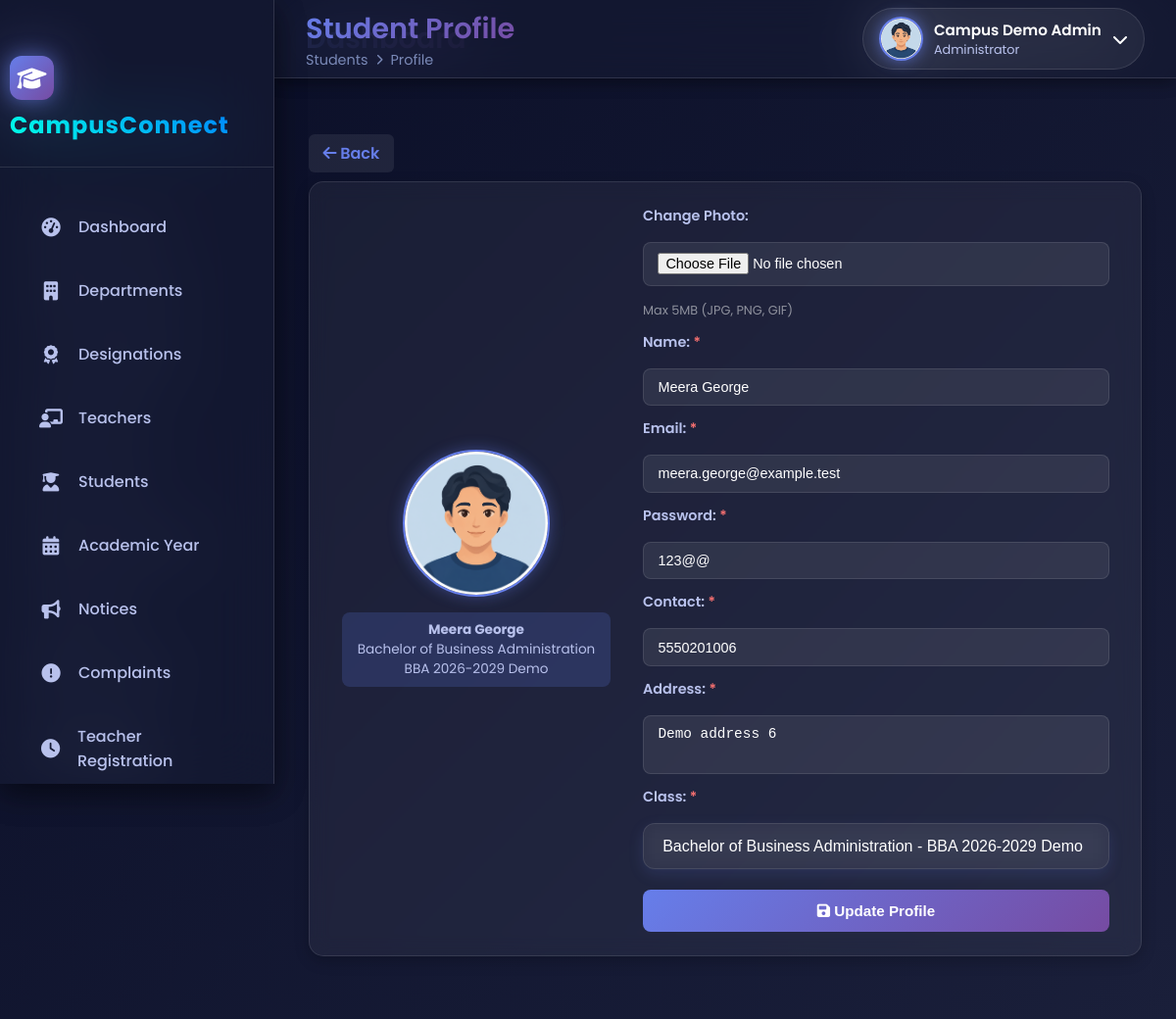
Page /Admin/StudentProfileAdmin.php?student_id=6&department_id=2&return_url=ViewStudents.php?class_id=2&department_id=2 (signed in) on the committed database.
### tables this page shows
CREATE TABLE `tbl_student` (
  `student_id` int(11) NOT NULL,
  `student_name` varchar(100) NOT NULL,
  `student_email` varchar(100) NOT NULL,
  `student_contact` varchar(15) DEFAULT NULL,
  `student_address` text DEFAULT NULL,
  `student_photo` varchar(255) DEFAULT NULL,
  `student_gender` enum('Male','Female') NOT NULL,
  `student_password` varchar(255) NOT NULL,
  `class_id` int(11) NOT NULL,
  `is_active` tinyint(1) NOT NULL DEFAULT 1
);

CREATE TABLE `tbl_course` (
  `course_id` int(11) NOT NULL,
  `course_name` varchar(100) NOT NULL,
  `department_id` int(11) NOT NULL,
  `course_years` int(11) NOT NULL,
  `total_semesters` int(11) NOT NULL
);

CREATE TABLE `tbl_class` (
  `class_id` int(11) NOT NULL,
  `class_name` varchar(100) NOT NULL,
  `course_id` int(11) NOT NULL,
  `semester_id` int(11) NOT NULL,
  `acyear_id` int(11) NOT NULL,
  `teacher_id` int(11) DEFAULT NULL,
  `is_completed` tinyint(1) NOT NULL DEFAULT 0
);

### Admin/StudentProfileAdmin.php (the view, shortened to what this page needs)
<?php
include("../Includes/AdminHeader.php");
$return_url = $_GET['return_url'] ?? 'AdminHome.php';
$student_id = (int)$_GET['student_id'];
$studentQry = "
    SELECT s.*, cl.course_id, cl.class_name, c.course_name
    FROM tbl_student s
    JOIN tbl_class cl ON s.class_id = cl.class_id
    JOIN tbl_course c ON cl.course_id = c.course_id
    WHERE s.student_id='$student_id'
";
$studentRes = mysqli_query($con, $studentQry);
$student = mysqli_fetch_assoc($studentRes);
$student_photo_filename = 'default.png';
if(!empty($student['student_photo']) && $student['student_photo'] !== 'default.png') {
    $check_student_photo = "../Assets/Files/Student/" . $student['student_photo'];
    if(file_exists($check_student_photo)) {
        $student_photo_filename = $student['student_photo'];
    } else {
        $student_photo_filename = 'default.png';
    }
} else {
    $student_photo_filename = 'default.png';
}
$student_display_photo = "../Assets/Files/Student/" . $student_photo_filename;
$classRes = mysqli_query($con, "
    SELECT cl.*, c.course_name
    FROM tbl_class cl
    JOIN tbl_course c ON cl.course_id = c.course_id
    WHERE cl.course_id = '{$student['course_id']}'
      AND cl.is_completed = 0
    ORDER BY cl.class_name ASC
");
$page_title = "Student Profile";
$breadcrumb = '<span>Students</span> <i class="fas fa-chevron-right"></i> <span>Profile</span>';
include("../Includes/Header.php");
include("../Includes/Sidebar.php");
?>
<div class="main-content">
  <div class="profile-section">
    <div class="back-button">
      <a href="<?php echo htmlspecialchars($return_url); ?>"><i class="fas fa-arrow-left"></i> Back</a>
    </div>
    <div class="profile-card-fixed">
      <div class="profile-image-fixed">
        <img src="<?= $student_display_photo ?>?v=<?= time() ?>" id="studentPhotoPreview" alt="<?= htmlspecialchars($student['student_name']) ?>">
        <div class="student-info-badge">
          <strong><?= htmlspecialchars($student['student_name']) ?></strong><br>
          <?= htmlspecialchars($student['course_name']) ?><br>
          <?= htmlspecialchars($student['class_name']) ?>
        </div>
      </div>
      <div class="profile-form-fixed">
        <form method="post" enctype="multipart/form-data" id="studentProfileForm" accept-charset="UTF-8">
          <label for="student_photo">Change Photo:</label>
          <input type="file" name="student_photo" id="student_photo" accept="image/jpeg,image/jpg,image/png,image/gif">
          <span class="file-hint" id="fileNameDisplay">Max 5MB (JPG, PNG, GIF)</span>
          <label for="student_name">Name: <span style="color:#f87171;">*</span></label>
          <input type="text" name="student_name" id="student_name" value="<?=htmlspecialchars($student['student_name'])?>" required>
          <label for="student_email">Email: <span style="color:#f87171;">*</span></label>
          <input type="email" name="student_email" id="student_email" value="<?=htmlspecialchars($student['student_email'])?>" required>
          <label for="student_password">Password: <span style="color:#f87171;">*</span></label>
          <input type="text" name="student_password" id="student_password" value="<?=htmlspecialchars($student['student_password'])?>" required>
          <label for="student_contact">Contact: <span style="color:#f87171;">*</span></label>
          <input type="text" name="student_contact" id="student_contact" value="<?=htmlspecialchars($student['student_contact'])?>" pattern="[0-9]{10}" maxlength="10" required>
          <label for="student_address">Address: <span style="color:#f87171;">*</span></label>
          <textarea name="student_address" id="student_address" required><?=htmlspecialchars($student['student_address'])?></textarea>
          <label for="class_id">Class: <span style="color:#f87171;">*</span></label>
          <select name="class_id" id="class_id" required>
            <?php
            mysqli_data_seek($classRes, 0);
            while($cl = mysqli_fetch_assoc($classRes)):
            ?>
              <option value="<?=$cl['class_id']?>" <?=($cl['class_id']==$student['class_id'])?'selected':''?>>
                <?=htmlspecialchars($cl['course_name']." - ".$cl['class_name'])?>
              </option>
            <?php endwhile; ?>
          </select>
          <button type="submit" name="btn_update"><i class="fas fa-save"></i> Update Profile</button>
        </form>
      </div>
    </div>
  </div>
</div>
</body>
</html>

### Includes/AdminHeader.php (shortened to what this page needs)
<?php
$user_name  = 'Administrator';
$user_role  = 'Administrator';
if(isset($_SESSION['admin_id'])) {
    $uid = $_SESSION['admin_id'];
    $qry = "SELECT admin_name AS name, admin_photo AS photo
            FROM tbl_admin WHERE admin_id='$uid'";
    $res = $con->query($qry);
    if($res && $row = $res->fetch_assoc()) {
        $user_name = $row['name'];
    }
}
?>
<!DOCTYPE html>
<html lang="en">
<head>
<link rel="stylesheet" href="https://cdnjs.cloudflare.com/ajax/libs/font-awesome/6.4.0/css/all.min.css">
<link rel="stylesheet" href="../Assets/CSS/universal.css">
</head>
<body>
<div class="animated-gradient-bg"></div>
<div id="particles-background"></div>
<header class="main-header">
    <div class="header-left">
        <div class="header-title">
            <h1><?php echo $page_title ?? 'Dashboard'; ?></h1>
        </div>
    </div>
    <div class="header-right">
        <div class="user-profile" id="profileTrigger">
            <div class="user-info">
                <h4><?php echo htmlspecialchars($user_name); ?></h4>
                <p><?php echo htmlspecialchars($user_role); ?></p>
            </div>
            <i class="fas fa-chevron-down"></i>
        </div>
    </div>
</header>
</body>
</html>

### Includes/Header.php (shortened to what this page needs)
<?php
$user_name  = 'Guest';
$user_role  = 'User';
$photo_path = "../Assets/Files/Admin/default.png";
if(isset($_SESSION['admin_id'])) {
    $uid = $_SESSION['admin_id'];
    $user_role = 'Administrator';
    $qry = "SELECT admin_name AS name, admin_photo AS photo FROM tbl_admin WHERE admin_id='$uid'";
    $res = $con->query($qry);
    if($res && $row = $res->fetch_assoc()){
        $user_name = $row['name'];
        $photo = $row['photo'] ?: 'default.png';
        $photo_path = "../Assets/Files/Admin/" . $photo;
    }
}
?>
<!DOCTYPE html>
<html lang="en">
<head>
<link rel="stylesheet" href="https://cdnjs.cloudflare.com/ajax/libs/font-awesome/6.4.0/css/all.min.css">
<link rel="stylesheet" href="../Assets/CSS/universal.css">
</head>
<body>
<div class="animated-gradient-bg"></div>
<div id="particles-background"></div>
<header class="main-header">
    <div class="header-left">
        <div class="header-title">
            <h1><?php echo $page_title ?? 'Dashboard'; ?></h1>
            <?php if(isset($breadcrumb)): ?>
                <div class="breadcrumb"><?php echo $breadcrumb; ?></div>
            <?php endif; ?>
        </div>
    </div>
    <div class="header-right">
        <div class="user-profile" id="profileTrigger">
            <img src="<?php echo htmlspecialchars($photo_path); ?>" alt="User" class="user-avatar">
            <div class="user-info">
                <h4><?php echo htmlspecialchars($user_name); ?></h4>
                <p><?php echo htmlspecialchars($user_role); ?></p>
            </div>
            <i class="fas fa-chevron-down"></i>
        </div>
    </div>
</header>

### Assets/CSS/universal.css (style rules this page uses)
:root { --gradient-1: #667eea; --gradient-2: #764ba2; --gradient-3: #f093fb; --primary-bg: #0a0e27; --secondary-bg: #151932; --card-bg: rgba(21, 25, 50, 0.7); --glass-bg: rgba(21, 25, 50, 0.6); --hover-bg: rgba(102, 126, 234, 0.1); --text-primary: #ffffff; --text-secondary: #b8c1ec; --text-muted: #7b8ab8; --border-glass: rgba(255, 255, 255, 0.1); --glow-primary: rgba(102, 126, 234, 0.6); --glow-secondary: rgba(118, 75, 162, 0.6); --shadow-sm: 0 5px 15px rgba(0, 0, 0, 0.2); --shadow-md: 0 10px 30px rgba(0, 0, 0, 0.3); --shadow-lg: 0 20px 60px rgba(0, 0, 0, 0.4); --success: #10b981; --warning: #f59e0b; --error: #ef4444; --info: #3b82f6; --transition-fast: 0.2s ease; --transition-normal: 0.3s ease; --transition-slow: 0.5s ease; --transition-bounce: cubic-bezier(0.68, -0.55, 0.265, 1.55); }
* { margin: 0; padding: 0; box-sizing: border-box; }
body { font-family: 'Poppins', sans-serif; background: var(--primary-bg); color: var(--text-primary); overflow-x: hidden; transition: background var(--transition-normal), color var(--transition-normal); }
a { text-decoration: none; color: inherit; }
#particles-background { position: fixed; top: 0; left: 0; width: 100%; height: 100%; z-index: -1; opacity: 0.4; }
.animated-gradient-bg { position: fixed; top: 0; left: 0; width: 100%; height: 100%; z-index: -2; background: linear-gradient(135deg, var(--primary-bg) 0%, #1a1f3a 25%, #2a1a40 50%, #1a1f3a 75%, var(--primary-bg) 100%); background-size: 400% 400%; animation: gradientShift 15s ease infinite; }
.main-header { position: fixed; top: 0; left: 280px; right: 0; height: 80px; background: var(--glass-bg); backdrop-filter: blur(30px); border-bottom: 1px solid var(--border-glass); display: flex; align-items: center; justify-content: space-between; padding: 0 2rem; z-index: 999; transition: all var(--transition-normal); box-shadow: var(--shadow-sm); }
.header-left { display: flex; align-items: center; gap: 1.5rem; }
.header-title h1 { font-size: 1.8rem; font-weight: 600; background: linear-gradient(135deg, var(--gradient-1), var(--gradient-2)); -webkit-background-clip: text; -webkit-text-fill-color: transparent; }
.breadcrumb { display: flex; align-items: center; gap: 0.5rem; color: var(--text-muted); font-size: 0.9rem; }
.breadcrumb i { font-size: 0.7rem; }
.header-right { display: flex; align-items: center; gap: 2rem; }
.user-profile { display: flex; align-items: center; gap: 1rem; padding: 0.5rem 1rem; background: rgba(255, 255, 255, 0.05); border: 1px solid var(--border-glass); border-radius: 50px; cursor: pointer; transition: all var(--transition-normal); }
.user-avatar { width: 45px; height: 45px; border-radius: 50%; border: 2px solid var(--gradient-1); overflow: hidden; box-shadow: 0 0 15px var(--glow-primary); }
.user-info h4 { font-size: 0.95rem; font-weight: 600; margin-bottom: 0.2rem; }
.user-info p { font-size: 0.8rem; color: var(--text-muted); }
.main-content { margin-left: 280px; margin-top: 80px; padding: 2rem; min-height: calc(100vh - 80px); transition: margin-left var(--transition-normal); }
select, .form-select { background: rgba(255, 255, 255, 0.05) !important; color: var(--text-primary) !important; border: 1px solid var(--border-glass) !important; padding: 0.9rem 1.2rem !important; border-radius: 12px !important; font-size: 1rem !important; appearance: none !important; cursor: pointer; transition: all 0.3s ease; }
select option { background: var(--secondary-bg) !important; color: var(--text-primary) !important; padding: 10px !important; border: none !important; }
select option:hover, select option:checked, select option:focus { background: var(--gradient-1) !important; color: #fff !important; }
select { background: rgba(255, 255, 255, 0.05) !important; border: 1px solid var(--border-glass) !important; color: var(--text-primary) !important; padding: 10px 14px; border-radius: 12px !important; box-shadow: 0 5px 15px rgba(102, 126, 234, 0.15); transition: all 0.3s var(--transition-bounce); backdrop-filter: blur(10px); }
select option { background-color: #0d1f44 !important; color: var(--text-primary) !important; padding: 10px; border-radius: 10px !important; }
select:active, select:focus option, select option { border-radius: 12px !important; }

### rows in the picture
tbl_student: student_name "Meera George", tbl_course.course_name "Bachelor of Business Administration", class.class_name "BBA 2026-2029 Demo", student_email "meera.george@example.test", student_password "123@@", student_contact "5550201006", student_address "Demo address 6", class_id "Bachelor of Business Administration - BBA 2026-2029 Demo"

### other values in the picture
$page_title "Dashboard"
$user_name "Campus Demo Admin"
$user_role "Administrator"
$item['label'] "Dashboard"
$item['label'] "Departments"
$item['label'] "Designations"
$item['label'] "Teachers"
$item['label'] "Students"
$item['label'] "Academic Year"
$item['label'] "Notices"
$item['label'] "Complaints"
$item['label'] "Teacher Registration"
$page_title "Student Profile"
